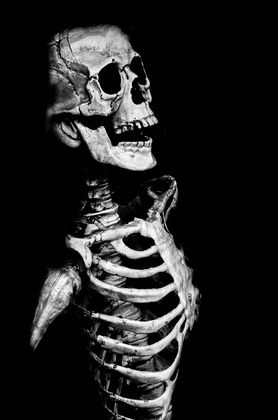
%> input picture Catalogue 2/Morfologia/spooky.jpg, 278 x 420 px, shrunk from 910 x 1375 before the run
$ octave SpookySkeleton.m   (GNU Octave 9; MATLAB toolbox functions it lacks are replaced by stand-ins)
%> lines starting %> are read from the running program, lines starting %| are printed output that depends on the picture; in (x1, y1, x2, y2) boxes, pixels count from 0 and x2, y2 are one past the last pixel; in counts of white or black regions, pixels touching at a corner belong together; the program's own positions count from 1
clear;
clc;
close all;
pkg load image;

function skeleton(imagename)
%> called with imagename = 'spooky.jpg'
  %Reads the image
  A= imread(imagename);
%> A is the input picture: size 420x278x3 uint8; min 0, max 255, mean 32.5
  A = im2bw (A);
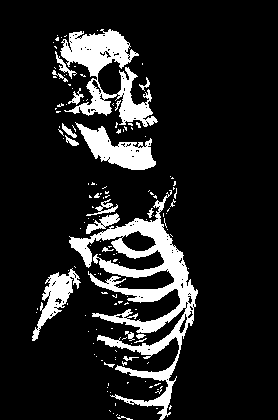
%> A: size 420x278 logical; 13.2% white; 147 white regions (126 under 20 px), largest, box (x1, y1, x2, y2) and area: (69, 190, 198, 420) 7134, (60, 29, 158, 127) 3779, (75, 122, 156, 170) 1713
  %applies the skeleton transformation
  skeleton = bwmorph(A,'skel',Inf);
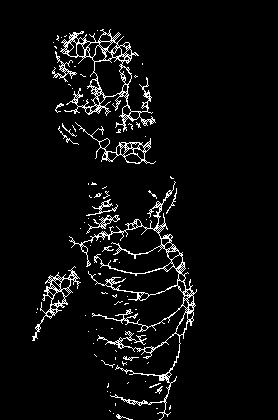
%> skeleton: size 420x278 logical; 4.9% white in thin lines or dots, all inside (x1, y1, x2, y2) = (32, 29, 197, 420)
  %plots the skeleton
  imshow(skeleton)
 endfunction

 skeleton("spooky.jpg")

$ run again, with Catalogue 2/Morfologia/imagen1.jpg copied over Catalogue 2/Morfologia/spooky.jpg
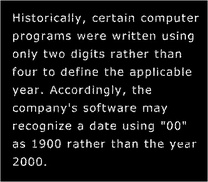
%> input picture Catalogue 2/Morfologia/imagen1.jpg, 208 x 182 px, shrunk from 508 x 444 before the run
%> in skeleton, A is the input picture: size 182x208x3 uint8; min 0, max 255, mean 21.8
%> in skeleton, `A = im2bw (A);`:
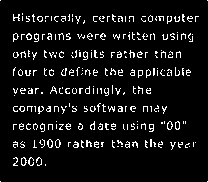
%> A: size 182x208 logical; 7.5% white in thin lines or dots
%> in skeleton, `skeleton = bwmorph(A,'skel',Inf);`:
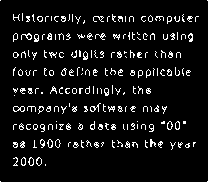
%> skeleton: size 182x208 logical; 7.3% white in thin lines or dots

$ run again, with Catalogue 2/Morfologia/imagen3.jpg copied over Catalogue 2/Morfologia/spooky.jpg
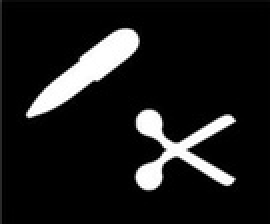
%> input picture Catalogue 2/Morfologia/imagen3.jpg, 135 x 112 px, shrunk from 328 x 272 before the run (shown 2 times larger)
%> in skeleton, A is the input picture: size 112x135x3 uint8; min 0, max 255, mean 26.5
%> in skeleton, `A = im2bw (A);`:
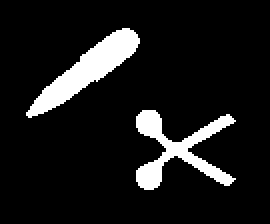
%> A: size 112x135 logical (shown 2 times larger); 10.2% white; 2 white regions, box (x1, y1, x2, y2) and area: (13, 14, 70, 59) 806, (68, 55, 118, 95) 730
%> in skeleton, `skeleton = bwmorph(A,'skel',Inf);`:
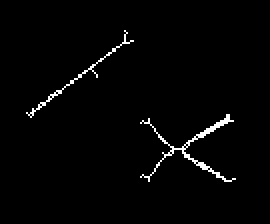
%> skeleton: size 112x135 logical (shown 2 times larger); 1.8% white in thin lines or dots, all inside (x1, y1, x2, y2) = (13, 15, 118, 91)
